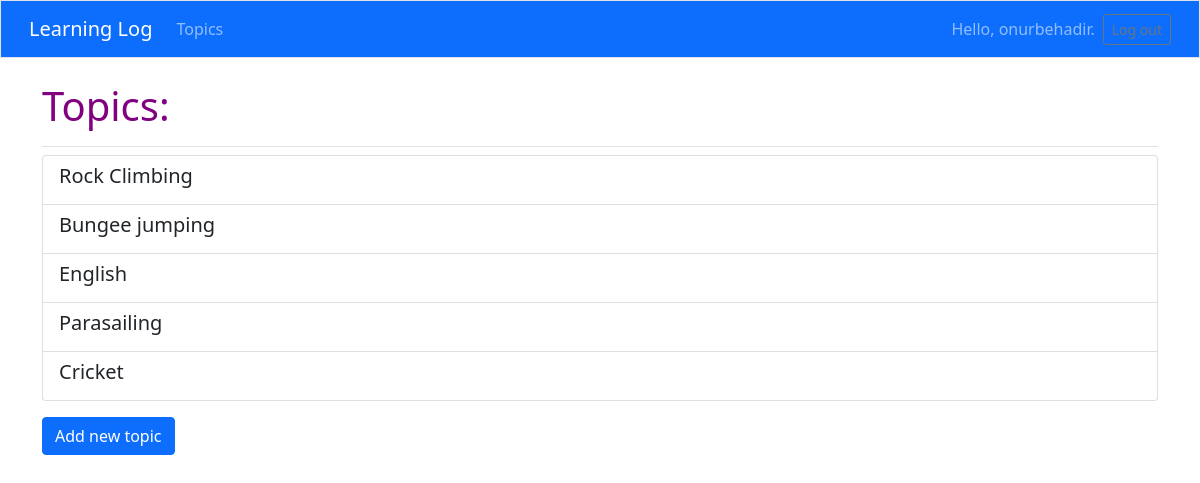
The page /topics/ (signed in) on the database its author committed.
### learning_logs/models.py (models this page shows)
class Topic(models.Model):
    text = models.CharField(max_length=200)
    date_added = models.DateTimeField(auto_now_add=True)
    owner = models.ForeignKey(User, on_delete=models.CASCADE)
    def __str__(self):
        return self.text

### learning_logs/views.py (the view)
# urls.py: path('topics/', views.topics, name='topics'),    # Bütün konuların sayfası
@login_required
def topics(request):
    topics = Topic.objects.filter(owner=request.user)
    context = {'topics': topics}
    return render(request, 'learning_logs/topics.html', context)

### templates/learning_logs/topics.html
{% extends "learning_logs/base.html" %}
{% load bootstrap4 %}
{% block page_header %}
    <h1 style="color: purple">Topics:</h1>
{% endblock page_header %}
{% block content %}
        <div class="list-group">
        {% for topic in topics %}
            <a href="{% url 'learning_logs:topic' topic.id %}" class="list-group-item list-group-item-action">
                <h5>{{ topic }}</h5>
            </a>
        {% empty %}
            <h3>No topics have been added yet.</h3>
        {% endfor %}
    </div>
    <div class="mt-3">
        <a href="{% url 'learning_logs:new_topic' %}" class="btn btn-primary">Add new topic</a>
    </div>
{% endblock content %}

### templates/learning_logs/base.html (shortened to what this page needs)
<!doctype html>
<html lang="en">
<head>
  {% load static %}
  {% load bootstrap4 %}
  {% bootstrap_css %}
  <link href="https://cdn.jsdelivr.net/npm/bootstrap@5.1.3/dist/css/bootstrap.min.css" rel="stylesheet">
  <link href="https://cdnjs.cloudflare.com/ajax/libs/font-awesome/6.0.0-beta3/css/all.min.css" rel="stylesheet">
</head>
<body>
  <nav class="navbar navbar-expand-md navbar-dark bg-primary mb-4 border">
    <div class="container-fluid">
      <a class="navbar-brand" href="{% url 'learning_logs:index' %}">
          Learning Log</a>
      <div class="collapse navbar-collapse" id="navbarCollapse">
        <ul class="navbar-nav me-auto mb-2 mb-md-0">
          <li class="nav-item">
            <a class="nav-link" href="{% url 'learning_logs:topics' %}">
              Topics</a></li>
        </ul>
        <ul class="navbar-nav ms-auto mb-2 mb-md-0">
          {% if user.is_authenticated %}
            <li class="nav-item">
              <span class="navbar-text me-2">Hello, {{ user.username }}.
                </span></li>
          {% endif %}
        </ul>
        {% if user.is_authenticated %}
          <form action="{% url 'users:logout' %}" method='post'>
            <button name='submit' class='btn btn-outline-secondary btn-sm'>
              Log out</button>
          </form>
        {% endif %}
      </div>
    </div>
  </nav>
  <main class="container">
    <div class="pb-2 mb-2 border-bottom">
      {% block page_header %}{% endblock page_header %}
    </div>
    <div>
      {% block content %}{% endblock content %}
    </div>
  </main>
</body>
</html>

### rows shown on the page
Topic: text "Rock Climbing"
Topic: text "Bungee jumping"
Topic: text "English"
Topic: text "Parasailing"
Topic: text "Cricket"

### other values the page prints
{{ user.username }} "onurbehadir"
